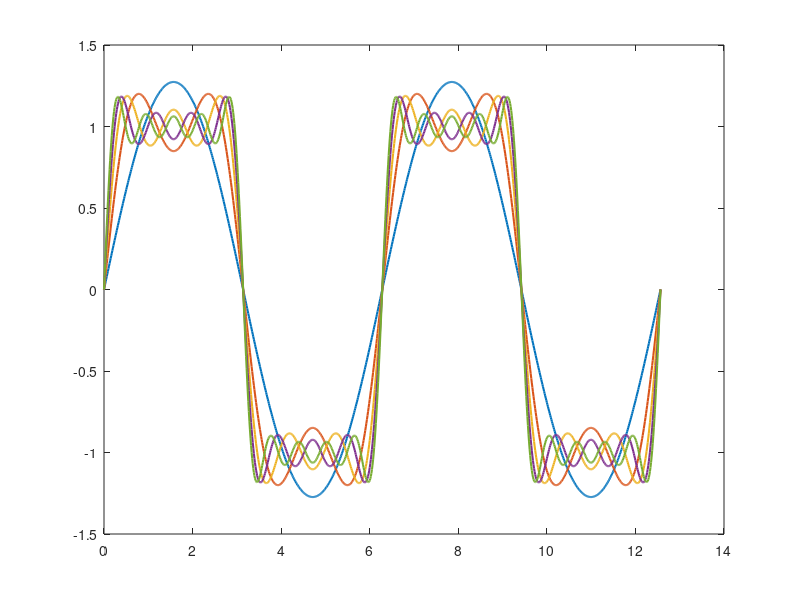
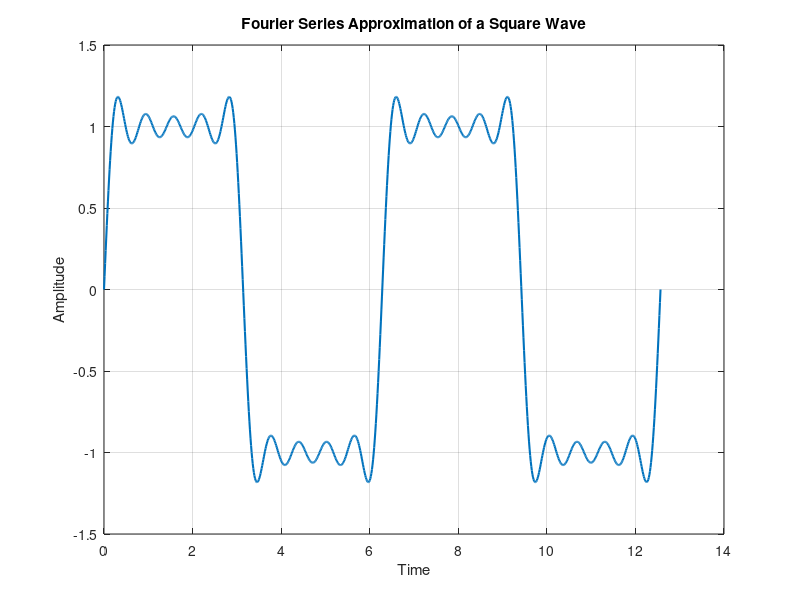

Write MATLAB code to recreate these figures, in order.
clc;
clear all;
close all;

T = 2*pi;
omega = 2*pi/T;
t = linspace(0, 4*pi, 1000);
N = 10;
sq_wave = zeros(size(t));


for n=1:N
    if mod(n,2) ==1
        sq_wave = sq_wave + (4/(n*pi)) * sin(n * omega * t) ;
        plot(t, sq_wave, 'LineWidth', 1.5);
        hold on;
    end
end
figure;
plot(t, sq_wave, 'LineWidth', 1.5);
grid on;
xlabel('Time');
ylabel('Amplitude');
title('Fourier Series Approximation of a Square Wave');
